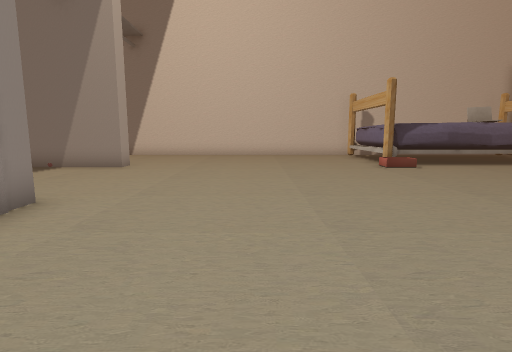
view 1 (above)

16 first-person views from a walk through a 3-D level made in the Unity game engine. The camera is 1.2 m above the floor, tilts 8° down and sees 80° across. The floor is counted in squares, 1 m on a side. Each view is taken from the middle of a square. On the plan, view 1 faces up. The plan holds only what a view shows up to about 13 squares ahead; the rest is blank. The place goes on beyond the plan. Some surface patterns are stand-ins.

view 2
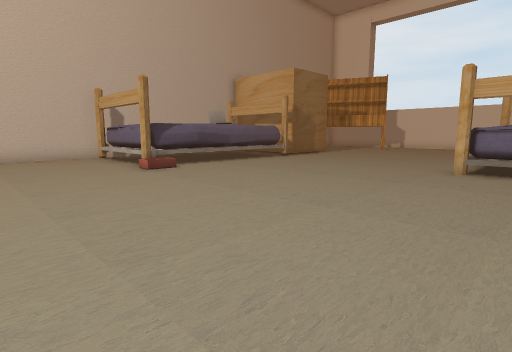

view 3
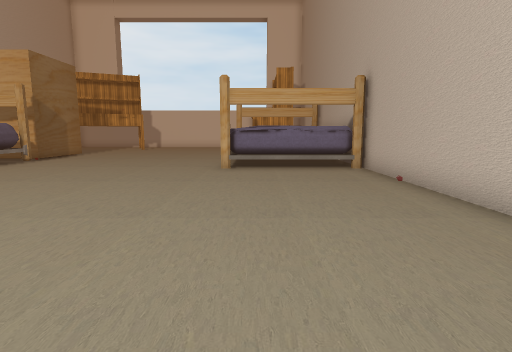

view 4
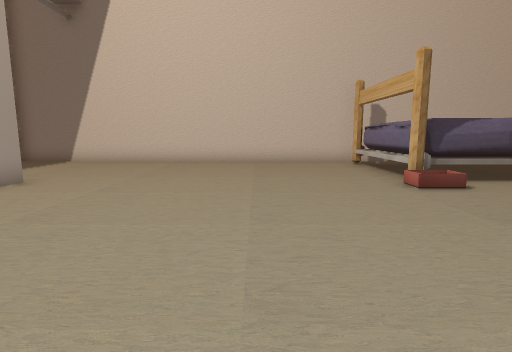

view 5
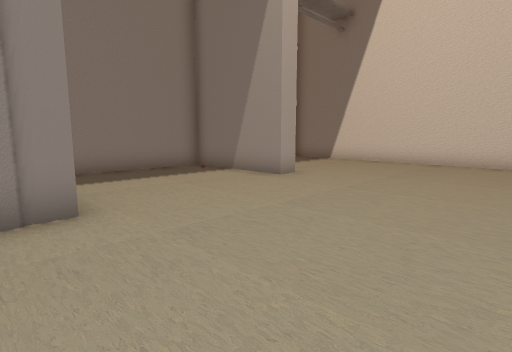

view 6
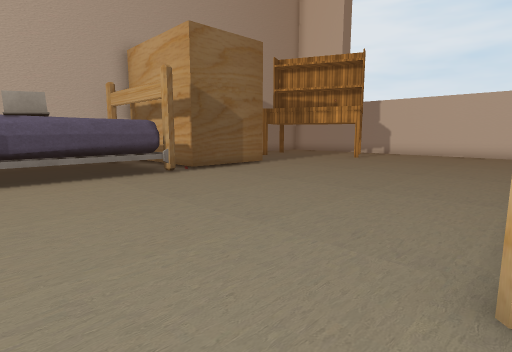

view 7
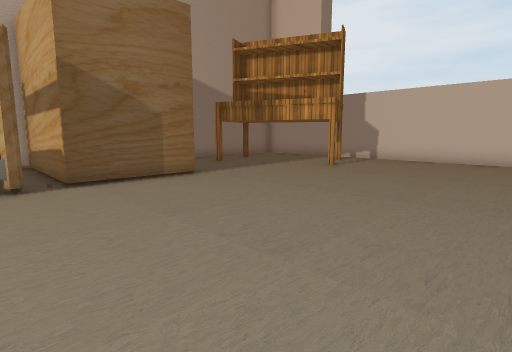

view 8
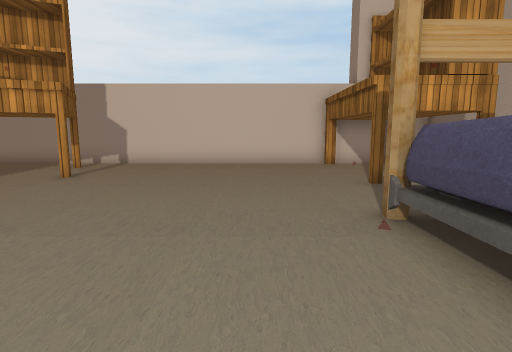

view 9
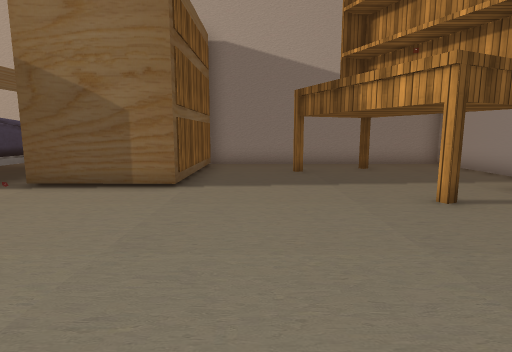

view 10
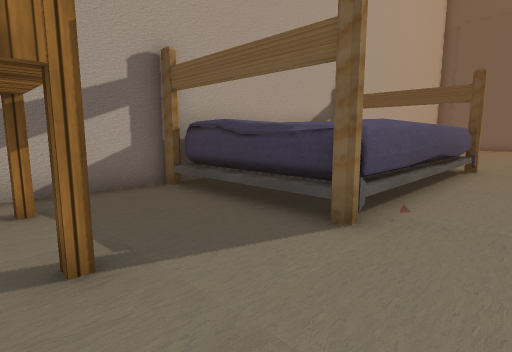

view 11
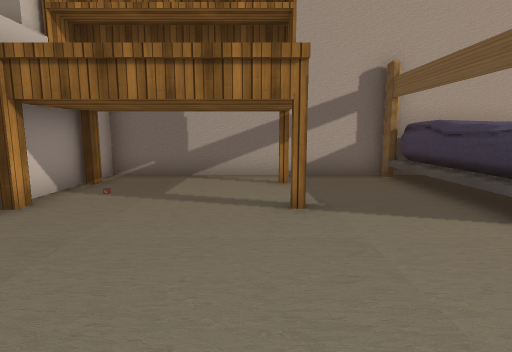

view 12
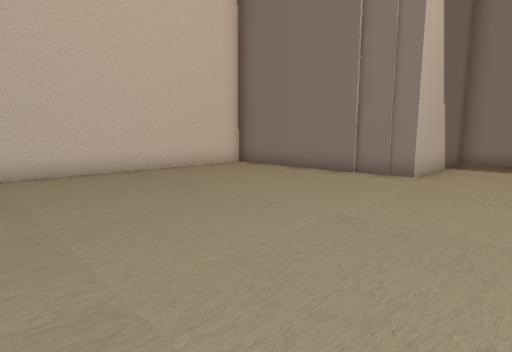

view 13
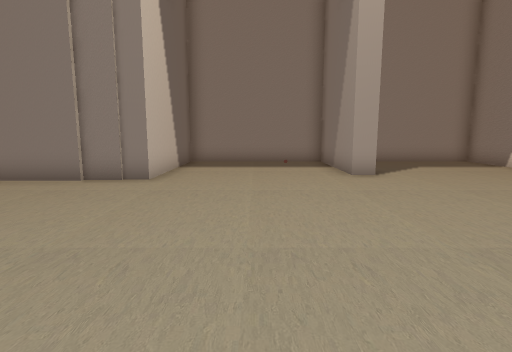

view 14
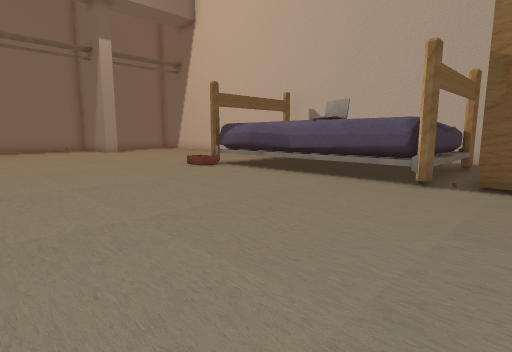

view 15
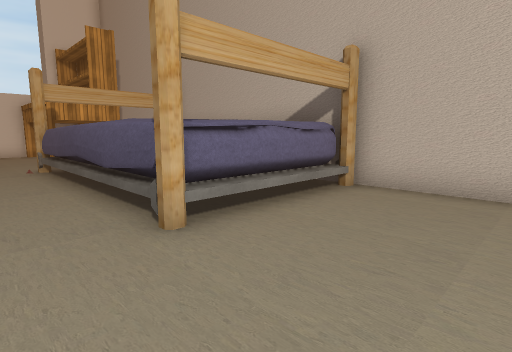

view 16
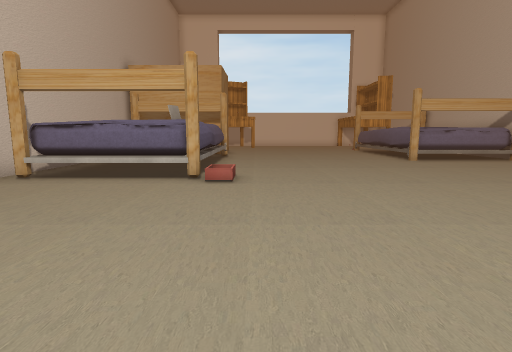

### Floor plan
Key: @ floor where view 1 was taken; # wall or solid block; x gap in a wall; . floor; = window, fence, low wall or low ledge; ^ raised ledge; O other object.
Columns run from 9 left of view 1 to 26 right of it. Each row starts with its distance up from view 1.
 17 ###################  ###  ##########
 16 #.............x^^^   ^##  #........#
 15 #.............^       =#  #..#..#..#
 14 #.............^       ##  #........#
 13 #.............^   OO ^^#  #........#
 12 #  ...........^^^^^^^^x####........#
 11 #####..............................#
 10 #..............................#...#
  9 #..................................#
  8 #..................................#
  7 #..................................#
  6 #..................................#
  5 ######.............................#
  4      #.............................#
  3      #..............^^^^^^^^.......#
  2      #..............^^^^^^^^..#....#
  1      #..............^^    ^^.......#
  0      #...@..........^   ^^^^..#....#
 -1      #..............^      ^.......#
 -2      ###############################

Positions as (right, up) in squares from view 1, and headings:
1: (0, 0), facing up
2: (0, 1), facing up-right
3: (0, 2), facing right
4: (1, 4), facing up
5: (1, 4), facing up-left
6: (8, 3), facing up-right
7: (12, 4), facing up-right
8: (14, 5), facing right
9: (19, 5), facing up
10: (22, 5), facing down-left
11: (22, 7), facing down
12: (5, 8), facing down-left
13: (4, 8), facing left
14: (15, 4), facing up-left
15: (7, 5), facing down-right
16: (-3, 10), facing right
